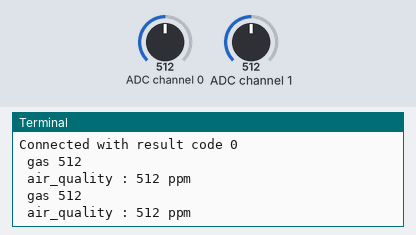
A program run on a simulated Raspberry Pi (BCM pin numbers). Parts: the last lines printed to the terminal. Inputs (shaded band) come from the test bench; at power-on: ADC channel 0 = 512, ADC channel 1 = 512 (analog values on the 0–1023 scale). No MQTT or app messages arrive unless stated.

Above: at 1.3 s.
1.4 s: ADC channel 0 set to 716
At 2.7 s:
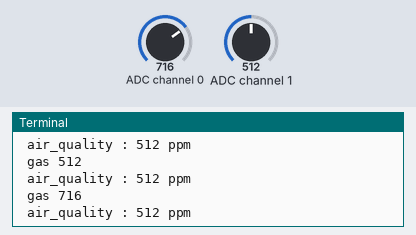
2.9 s: ADC channel 1 set to 716
At 4.0 s:
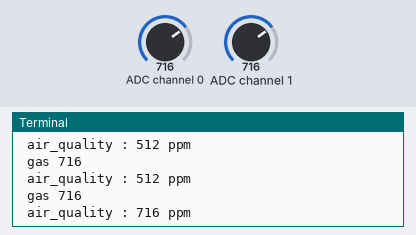
4.4 s: ADC channel 0 set to 900
At 5.7 s:
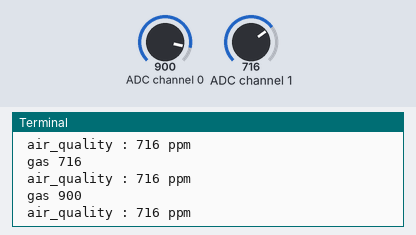
5.9 s: ADC channel 1 set to 900
At 7.0 s:
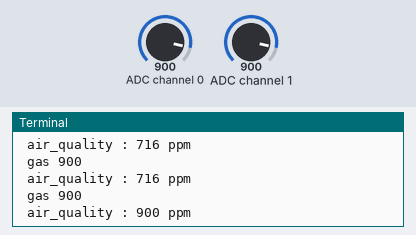
Timing chart, 0 to 8.4 s (numbered marks = the images above; inputs shaded):
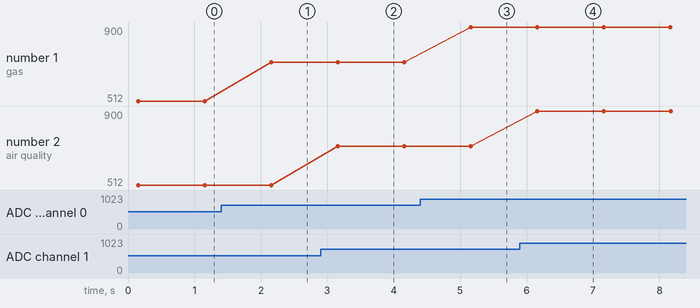

Measured:
- after the input at 1.4 s, the terminal: prints a new line after 0.75 s (image 1)
- after the input at 2.9 s, the terminal: prints a new line after 0.26 s (image 2)
- after the input at 4.4 s, the terminal: prints a new line after 0.76 s (image 3)
- after the input at 5.9 s, the terminal: prints a new line after 0.26 s (image 4)
- plotted number 1: 512 → 716 after the input at 1.4 s, 716 → 900 after the input at 4.4 s

The program:

gasSensor_pub.py
```python
import spidev
import paho.mqtt.client as mqtt
import time

spi=spidev.SpiDev()

spi.open(0,0)

spi.max_speed_hz=500000

def read_spi_adc(adcChannel):           #센서의 아날로그 값을 반환해주는 함
    adcValue=0
    buff =spi.xfer2([1,(8+adcChannel)<<4,0])
    adcValue = ((buff[1]&3)<<8)+buff[2]
    return adcValue


def on_connect(client, userdata, flags, rc):
    print("Connected with result code " + str(rc))

def on_publish(client, userdata, mid):
    msg_id = mid


mqttc = mqtt.Client()
mqttc.on_connect = on_connect
mqttc.on_publish = on_publish

mqttc.connect("localhost")
mqttc.loop_start()

try:
    while True:
        MQ2adcChannel=0                 #유해가스 센서
        MQ2adcValue=read_spi_adc(MQ2adcChannel)

        print(" gas %d"%MQ2adcValue)
        (result, m_id) = mqttc.publish("sensor/gas", MQ2adcValue)


        MQ135adcChannel=1               #공기질 센서
        MQ135adcValue=read_spi_adc(MQ135adcChannel)

        print(" air_quality : %d" %MQ135adcValue + " ppm")
        (result, m_id) = mqttc.publish("sensor/air_quality", MQ135adcValue)
        time.sleep(1.0)


except KeyboardInterrupt:
    print("Finished!")
    mqttc.loop_stop()
    mqttc.disconnect()
    spi.close()
```
